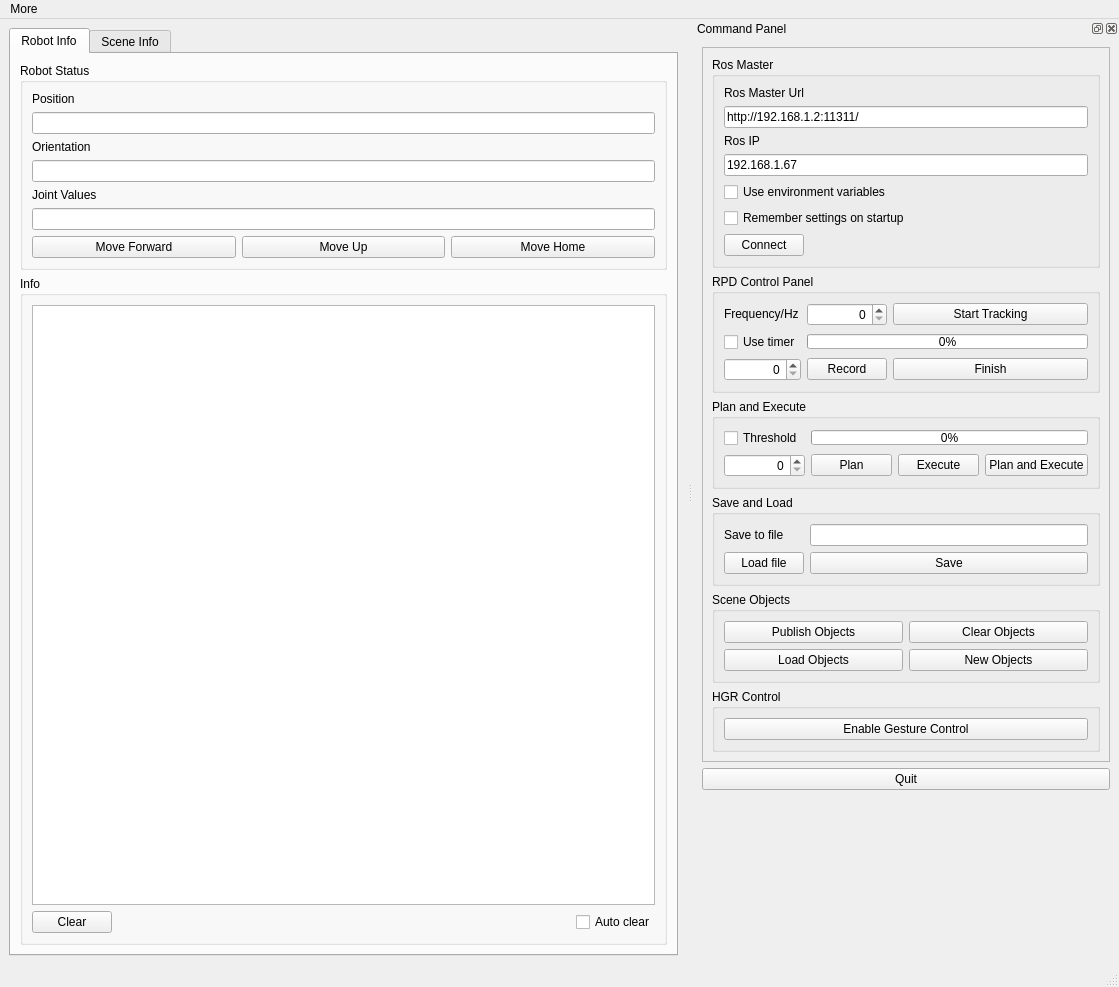
<?xml version="1.0" encoding="UTF-8"?>
<ui version="4.0">
 <class>MainWindowDesign</class>
 <widget class="QMainWindow" name="MainWindowDesign">
  <property name="geometry">
   <rect>
    <x>0</x>
    <y>0</y>
    <width>1119</width>
    <height>987</height>
   </rect>
  </property>
  <property name="windowTitle">
   <string>Simple RPD</string>
  </property>
  <property name="windowIcon">
   <iconset resource="../resources/images.qrc">
    <normaloff>:/images/icon.png</normaloff>:/images/icon.png</iconset>
  </property>
  <property name="locale">
   <locale language="English" country="Australia"/>
  </property>
  <widget class="QWidget" name="centralwidget">
   <layout class="QGridLayout" name="gridLayout_5">
    <item row="0" column="1">
     <widget class="QTabWidget" name="tab_manager">
      <property name="enabled">
       <bool>true</bool>
      </property>
      <property name="minimumSize">
       <size>
        <width>100</width>
        <height>0</height>
       </size>
      </property>
      <property name="layoutDirection">
       <enum>Qt::LeftToRight</enum>
      </property>
      <property name="locale">
       <locale language="English" country="Australia"/>
      </property>
      <property name="currentIndex">
       <number>0</number>
      </property>
      <property name="documentMode">
       <bool>false</bool>
      </property>
      <widget class="QWidget" name="tab_robot">
       <attribute name="title">
        <string>Robot Info</string>
       </attribute>
       <layout class="QVBoxLayout" name="verticalLayout_2">
        <item>
         <widget class="QGroupBox" name="groupBox_Robotstatus">
          <property name="sizePolicy">
           <sizepolicy hsizetype="Preferred" vsizetype="Fixed">
            <horstretch>0</horstretch>
            <verstretch>0</verstretch>
           </sizepolicy>
          </property>
          <property name="title">
           <string>Robot Status</string>
          </property>
          <layout class="QGridLayout" name="gridLayout_3">
           <item row="8" column="0">
            <widget class="QPushButton" name="pushButton_MF">
             <property name="sizePolicy">
              <sizepolicy hsizetype="Preferred" vsizetype="Preferred">
               <horstretch>0</horstretch>
               <verstretch>0</verstretch>
              </sizepolicy>
             </property>
             <property name="toolTip">
              <string>Move robot to &quot;forward&quot; position.</string>
             </property>
             <property name="statusTip">
              <string>Move robot to &quot;forward&quot; position.</string>
             </property>
             <property name="whatsThis">
              <string>Move robot to &quot;forward&quot; position.</string>
             </property>
             <property name="text">
              <string>Move Forward</string>
             </property>
            </widget>
           </item>
           <item row="3" column="0">
            <widget class="QLabel" name="label_4">
             <property name="text">
              <string>Orientation</string>
             </property>
            </widget>
           </item>
           <item row="5" column="0">
            <widget class="QLabel" name="label_5">
             <property name="text">
              <string>Joint Values</string>
             </property>
            </widget>
           </item>
           <item row="8" column="1">
            <widget class="QPushButton" name="pushButtonMU">
             <property name="toolTip">
              <string>Move robot to &quot;up&quot; position.</string>
             </property>
             <property name="statusTip">
              <string>Move robot to &quot;up&quot; position.</string>
             </property>
             <property name="whatsThis">
              <string>Move robot to &quot;up&quot; position.</string>
             </property>
             <property name="text">
              <string>Move Up</string>
             </property>
            </widget>
           </item>
           <item row="6" column="0" colspan="3">
            <widget class="QLineEdit" name="lineEdit_JointAngels">
             <property name="sizePolicy">
              <sizepolicy hsizetype="MinimumExpanding" vsizetype="Fixed">
               <horstretch>0</horstretch>
               <verstretch>0</verstretch>
              </sizepolicy>
             </property>
             <property name="readOnly">
              <bool>true</bool>
             </property>
            </widget>
           </item>
           <item row="1" column="0" colspan="3">
            <widget class="QLineEdit" name="lineEdit_Position">
             <property name="sizePolicy">
              <sizepolicy hsizetype="MinimumExpanding" vsizetype="Fixed">
               <horstretch>0</horstretch>
               <verstretch>0</verstretch>
              </sizepolicy>
             </property>
             <property name="readOnly">
              <bool>true</bool>
             </property>
            </widget>
           </item>
           <item row="4" column="0" colspan="3">
            <widget class="QLineEdit" name="lineEdit_Orientation">
             <property name="sizePolicy">
              <sizepolicy hsizetype="MinimumExpanding" vsizetype="Fixed">
               <horstretch>0</horstretch>
               <verstretch>0</verstretch>
              </sizepolicy>
             </property>
             <property name="readOnly">
              <bool>true</bool>
             </property>
            </widget>
           </item>
           <item row="8" column="2">
            <widget class="QPushButton" name="pushButton_MH">
             <property name="toolTip">
              <string>Move robot to &quot;home&quot; position.</string>
             </property>
             <property name="statusTip">
              <string>Move robot to &quot;home&quot; position.</string>
             </property>
             <property name="whatsThis">
              <string>Move robot to &quot;home&quot; position.</string>
             </property>
             <property name="text">
              <string>Move Home</string>
             </property>
            </widget>
           </item>
           <item row="0" column="0">
            <widget class="QLabel" name="label_3">
             <property name="text">
              <string>Position</string>
             </property>
            </widget>
           </item>
          </layout>
         </widget>
        </item>
        <item>
         <widget class="QGroupBox" name="groupBox_Robotinfo">
          <property name="sizePolicy">
           <sizepolicy hsizetype="MinimumExpanding" vsizetype="Preferred">
            <horstretch>0</horstretch>
            <verstretch>0</verstretch>
           </sizepolicy>
          </property>
          <property name="title">
           <string>Info</string>
          </property>
          <layout class="QGridLayout" name="gridLayout_2">
           <item row="1" column="5">
            <widget class="QCheckBox" name="checkBox_RAC">
             <property name="text">
              <string>Auto clear</string>
             </property>
            </widget>
           </item>
           <item row="0" column="0" colspan="6">
            <widget class="QListView" name="view_logging_RI">
             <property name="sizePolicy">
              <sizepolicy hsizetype="Expanding" vsizetype="Expanding">
               <horstretch>0</horstretch>
               <verstretch>0</verstretch>
              </sizepolicy>
             </property>
            </widget>
           </item>
           <item row="1" column="4">
            <spacer name="horizontalSpacer_2">
             <property name="orientation">
              <enum>Qt::Horizontal</enum>
             </property>
             <property name="sizeHint" stdset="0">
              <size>
               <width>40</width>
               <height>20</height>
              </size>
             </property>
            </spacer>
           </item>
           <item row="1" column="0" colspan="3">
            <widget class="QPushButton" name="pushButton_CR">
             <property name="sizePolicy">
              <sizepolicy hsizetype="Preferred" vsizetype="Preferred">
               <horstretch>0</horstretch>
               <verstretch>0</verstretch>
              </sizepolicy>
             </property>
             <property name="text">
              <string>Clear</string>
             </property>
            </widget>
           </item>
          </layout>
         </widget>
        </item>
       </layout>
      </widget>
      <widget class="QWidget" name="tab_scene">
       <attribute name="title">
        <string>Scene Info</string>
       </attribute>
       <layout class="QVBoxLayout" name="verticalLayout_4">
        <item>
         <widget class="QGroupBox" name="groupBox_Markerstatus">
          <property name="sizePolicy">
           <sizepolicy hsizetype="Preferred" vsizetype="Fixed">
            <horstretch>0</horstretch>
            <verstretch>0</verstretch>
           </sizepolicy>
          </property>
          <property name="title">
           <string>Marker Status</string>
          </property>
          <layout class="QVBoxLayout" name="verticalLayout_5">
           <item>
            <widget class="QLabel" name="label_6">
             <property name="text">
              <string>Position</string>
             </property>
            </widget>
           </item>
           <item>
            <widget class="QLineEdit" name="lineEdit_MP">
             <property name="readOnly">
              <bool>true</bool>
             </property>
            </widget>
           </item>
           <item>
            <widget class="QLabel" name="label_7">
             <property name="text">
              <string>Orientation</string>
             </property>
            </widget>
           </item>
           <item>
            <widget class="QLineEdit" name="lineEdit_MO">
             <property name="readOnly">
              <bool>true</bool>
             </property>
            </widget>
           </item>
          </layout>
         </widget>
        </item>
        <item>
         <widget class="QGroupBox" name="groupBox_Sceneinfo">
          <property name="title">
           <string>Info</string>
          </property>
          <layout class="QGridLayout" name="gridLayout_6">
           <item row="1" column="0">
            <widget class="QPushButton" name="pushButton_CS">
             <property name="text">
              <string>Clear</string>
             </property>
            </widget>
           </item>
           <item row="1" column="1">
            <spacer name="horizontalSpacer_3">
             <property name="orientation">
              <enum>Qt::Horizontal</enum>
             </property>
             <property name="sizeHint" stdset="0">
              <size>
               <width>40</width>
               <height>20</height>
              </size>
             </property>
            </spacer>
           </item>
           <item row="1" column="2">
            <widget class="QCheckBox" name="checkBox_SAC">
             <property name="text">
              <string>Auto clear</string>
             </property>
            </widget>
           </item>
           <item row="0" column="0" colspan="3">
            <widget class="QListView" name="view_logging_SI">
             <property name="sizePolicy">
              <sizepolicy hsizetype="Expanding" vsizetype="Expanding">
               <horstretch>0</horstretch>
               <verstretch>0</verstretch>
              </sizepolicy>
             </property>
            </widget>
           </item>
          </layout>
         </widget>
        </item>
       </layout>
      </widget>
     </widget>
    </item>
   </layout>
  </widget>
  <widget class="QMenuBar" name="menubar">
   <property name="geometry">
    <rect>
     <x>0</x>
     <y>0</y>
     <width>1119</width>
     <height>23</height>
    </rect>
   </property>
   <widget class="QMenu" name="menu_File">
    <property name="title">
     <string>More</string>
    </property>
    <addaction name="separator"/>
    <addaction name="actionAbout"/>
    <addaction name="actionAbout_Qt"/>
    <addaction name="separator"/>
    <addaction name="action_Quit"/>
   </widget>
   <addaction name="menu_File"/>
  </widget>
  <widget class="QStatusBar" name="statusbar"/>
  <widget class="QDockWidget" name="dock_status">
   <property name="sizePolicy">
    <sizepolicy hsizetype="Minimum" vsizetype="Preferred">
     <horstretch>0</horstretch>
     <verstretch>0</verstretch>
    </sizepolicy>
   </property>
   <property name="minimumSize">
    <size>
     <width>426</width>
     <height>941</height>
    </size>
   </property>
   <property name="allowedAreas">
    <set>Qt::RightDockWidgetArea</set>
   </property>
   <property name="windowTitle">
    <string>Command Panel</string>
   </property>
   <attribute name="dockWidgetArea">
    <number>2</number>
   </attribute>
   <widget class="QWidget" name="dockWidgetContents_2">
    <layout class="QVBoxLayout" name="verticalLayout">
     <item>
      <widget class="QFrame" name="frame">
       <property name="sizePolicy">
        <sizepolicy hsizetype="Minimum" vsizetype="Fixed">
         <horstretch>0</horstretch>
         <verstretch>0</verstretch>
        </sizepolicy>
       </property>
       <property name="frameShape">
        <enum>QFrame::StyledPanel</enum>
       </property>
       <property name="frameShadow">
        <enum>QFrame::Raised</enum>
       </property>
       <layout class="QVBoxLayout" name="verticalLayout_3">
        <item>
         <widget class="QGroupBox" name="groupBox_Rosmaster">
          <property name="sizePolicy">
           <sizepolicy hsizetype="Preferred" vsizetype="Fixed">
            <horstretch>0</horstretch>
            <verstretch>0</verstretch>
           </sizepolicy>
          </property>
          <property name="title">
           <string>Ros Master</string>
          </property>
          <layout class="QGridLayout" name="gridLayout">
           <item row="0" column="0">
            <widget class="QLabel" name="label">
             <property name="frameShape">
              <enum>QFrame::NoFrame</enum>
             </property>
             <property name="frameShadow">
              <enum>QFrame::Plain</enum>
             </property>
             <property name="text">
              <string>Ros Master Url</string>
             </property>
            </widget>
           </item>
           <item row="3" column="0" colspan="2">
            <widget class="QLineEdit" name="line_edit_host">
             <property name="text">
              <string>192.168.1.67</string>
             </property>
            </widget>
           </item>
           <item row="1" column="0" colspan="2">
            <widget class="QLineEdit" name="line_edit_master">
             <property name="text">
              <string>http://192.168.1.2:11311/</string>
             </property>
            </widget>
           </item>
           <item row="6" column="0" colspan="2">
            <widget class="QCheckBox" name="checkbox_remember_settings">
             <property name="layoutDirection">
              <enum>Qt::LeftToRight</enum>
             </property>
             <property name="text">
              <string>Remember settings on startup</string>
             </property>
            </widget>
           </item>
           <item row="2" column="0">
            <widget class="QLabel" name="label_2">
             <property name="frameShape">
              <enum>QFrame::NoFrame</enum>
             </property>
             <property name="frameShadow">
              <enum>QFrame::Plain</enum>
             </property>
             <property name="text">
              <string>Ros IP</string>
             </property>
            </widget>
           </item>
           <item row="5" column="0" colspan="2">
            <widget class="QCheckBox" name="checkbox_use_environment">
             <property name="layoutDirection">
              <enum>Qt::LeftToRight</enum>
             </property>
             <property name="text">
              <string>Use environment variables</string>
             </property>
            </widget>
           </item>
           <item row="7" column="0">
            <widget class="QPushButton" name="button_connect">
             <property name="enabled">
              <bool>true</bool>
             </property>
             <property name="sizePolicy">
              <sizepolicy hsizetype="Preferred" vsizetype="Fixed">
               <horstretch>0</horstretch>
               <verstretch>0</verstretch>
              </sizepolicy>
             </property>
             <property name="toolTip">
              <string>Connect to Ros Master</string>
             </property>
             <property name="statusTip">
              <string>Connect to Ros Master</string>
             </property>
             <property name="whatsThis">
              <string>Connect to Ros Master</string>
             </property>
             <property name="text">
              <string>Connect</string>
             </property>
            </widget>
           </item>
           <item row="7" column="1">
            <spacer name="horizontalSpacer">
             <property name="orientation">
              <enum>Qt::Horizontal</enum>
             </property>
             <property name="sizeHint" stdset="0">
              <size>
               <width>40</width>
               <height>20</height>
              </size>
             </property>
            </spacer>
           </item>
          </layout>
         </widget>
        </item>
        <item>
         <widget class="QGroupBox" name="groupBox_RPDcontrolPanel">
          <property name="sizePolicy">
           <sizepolicy hsizetype="Preferred" vsizetype="Fixed">
            <horstretch>0</horstretch>
            <verstretch>0</verstretch>
           </sizepolicy>
          </property>
          <property name="title">
           <string>RPD Control Panel</string>
          </property>
          <layout class="QGridLayout" name="gridLayout_4">
           <item row="2" column="1" colspan="4">
            <widget class="QProgressBar" name="progressBar_T">
             <property name="sizePolicy">
              <sizepolicy hsizetype="Preferred" vsizetype="Fixed">
               <horstretch>0</horstretch>
               <verstretch>0</verstretch>
              </sizepolicy>
             </property>
             <property name="maximumSize">
              <size>
               <width>16777215</width>
               <height>15</height>
              </size>
             </property>
             <property name="value">
              <number>0</number>
             </property>
             <property name="textVisible">
              <bool>true</bool>
             </property>
            </widget>
           </item>
           <item row="2" column="0">
            <widget class="QCheckBox" name="checkBox_UT">
             <property name="sizePolicy">
              <sizepolicy hsizetype="Preferred" vsizetype="Fixed">
               <horstretch>0</horstretch>
               <verstretch>0</verstretch>
              </sizepolicy>
             </property>
             <property name="toolTip">
              <string>Use timer to stop the recording.</string>
             </property>
             <property name="statusTip">
              <string>Use timer to stop the recording.</string>
             </property>
             <property name="whatsThis">
              <string>Use timer to stop the recording.</string>
             </property>
             <property name="text">
              <string>Use timer</string>
             </property>
            </widget>
           </item>
           <item row="1" column="2" colspan="3">
            <widget class="QPushButton" name="pushButton_ST">
             <property name="sizePolicy">
              <sizepolicy hsizetype="Expanding" vsizetype="Fixed">
               <horstretch>0</horstretch>
               <verstretch>0</verstretch>
              </sizepolicy>
             </property>
             <property name="toolTip">
              <string>Start/Stop tracking marker.</string>
             </property>
             <property name="statusTip">
              <string>Start/Stop tracking marker.</string>
             </property>
             <property name="whatsThis">
              <string>Start/Stop tracking marker.</string>
             </property>
             <property name="text">
              <string>Start Tracking</string>
             </property>
             <property name="shortcut">
              <string>Ctrl+T</string>
             </property>
             <property name="checkable">
              <bool>true</bool>
             </property>
            </widget>
           </item>
           <item row="1" column="1">
            <widget class="QSpinBox" name="spinBox_Fre">
             <property name="sizePolicy">
              <sizepolicy hsizetype="Preferred" vsizetype="Fixed">
               <horstretch>0</horstretch>
               <verstretch>0</verstretch>
              </sizepolicy>
             </property>
             <property name="toolTip">
              <string>Set frequency.</string>
             </property>
             <property name="statusTip">
              <string>Set frequency.</string>
             </property>
             <property name="whatsThis">
              <string>Set frequency.</string>
             </property>
             <property name="layoutDirection">
              <enum>Qt::LeftToRight</enum>
             </property>
             <property name="alignment">
              <set>Qt::AlignRight|Qt::AlignTrailing|Qt::AlignVCenter</set>
             </property>
             <property name="maximum">
              <number>9999</number>
             </property>
            </widget>
           </item>
           <item row="1" column="0">
            <widget class="QLabel" name="label_9">
             <property name="sizePolicy">
              <sizepolicy hsizetype="Preferred" vsizetype="Fixed">
               <horstretch>0</horstretch>
               <verstretch>0</verstretch>
              </sizepolicy>
             </property>
             <property name="text">
              <string>Frequency/Hz</string>
             </property>
            </widget>
           </item>
           <item row="4" column="0">
            <widget class="QSpinBox" name="spinBox_CD">
             <property name="sizePolicy">
              <sizepolicy hsizetype="Preferred" vsizetype="Fixed">
               <horstretch>0</horstretch>
               <verstretch>0</verstretch>
              </sizepolicy>
             </property>
             <property name="minimumSize">
              <size>
               <width>0</width>
               <height>0</height>
              </size>
             </property>
             <property name="toolTip">
              <string>Count down in seconds.</string>
             </property>
             <property name="statusTip">
              <string>Count down in seconds.</string>
             </property>
             <property name="whatsThis">
              <string>Count down in seconds.</string>
             </property>
             <property name="alignment">
              <set>Qt::AlignRight|Qt::AlignTrailing|Qt::AlignVCenter</set>
             </property>
             <property name="maximum">
              <number>99999</number>
             </property>
            </widget>
           </item>
           <item row="4" column="1">
            <widget class="QPushButton" name="pushButton_R">
             <property name="sizePolicy">
              <sizepolicy hsizetype="Preferred" vsizetype="Fixed">
               <horstretch>0</horstretch>
               <verstretch>0</verstretch>
              </sizepolicy>
             </property>
             <property name="toolTip">
              <string>Start/Stop recording.</string>
             </property>
             <property name="statusTip">
              <string>Start/Stop recording.</string>
             </property>
             <property name="whatsThis">
              <string>Start/Stop recording.</string>
             </property>
             <property name="text">
              <string>Record</string>
             </property>
             <property name="shortcut">
              <string>Ctrl+R</string>
             </property>
             <property name="checkable">
              <bool>true</bool>
             </property>
            </widget>
           </item>
           <item row="4" column="2" colspan="3">
            <widget class="QPushButton" name="pushButton_F">
             <property name="sizePolicy">
              <sizepolicy hsizetype="Preferred" vsizetype="Fixed">
               <horstretch>0</horstretch>
               <verstretch>0</verstretch>
              </sizepolicy>
             </property>
             <property name="toolTip">
              <string>Finsih/Restart.</string>
             </property>
             <property name="statusTip">
              <string>Finsih/Restart.</string>
             </property>
             <property name="whatsThis">
              <string>Finsih/Restart.</string>
             </property>
             <property name="text">
              <string>Finish</string>
             </property>
             <property name="shortcut">
              <string>Ctrl+F</string>
             </property>
             <property name="checkable">
              <bool>true</bool>
             </property>
            </widget>
           </item>
          </layout>
         </widget>
        </item>
        <item>
         <widget class="QGroupBox" name="groupBox_PE">
          <property name="sizePolicy">
           <sizepolicy hsizetype="Preferred" vsizetype="Fixed">
            <horstretch>0</horstretch>
            <verstretch>0</verstretch>
           </sizepolicy>
          </property>
          <property name="toolTip">
           <string>Save Trajectory.</string>
          </property>
          <property name="statusTip">
           <string>Save Trajectory.</string>
          </property>
          <property name="whatsThis">
           <string>Save Trajectory.</string>
          </property>
          <property name="title">
           <string>Plan and Execute</string>
          </property>
          <layout class="QGridLayout" name="gridLayout_8">
           <item row="0" column="0">
            <widget class="QCheckBox" name="checkBox_Threshod">
             <property name="sizePolicy">
              <sizepolicy hsizetype="Preferred" vsizetype="Fixed">
               <horstretch>0</horstretch>
               <verstretch>0</verstretch>
              </sizepolicy>
             </property>
             <property name="toolTip">
              <string>Planning index threshod.</string>
             </property>
             <property name="statusTip">
              <string>Planning index threshod.</string>
             </property>
             <property name="whatsThis">
              <string>Planning index threshod.</string>
             </property>
             <property name="text">
              <string>Threshold</string>
             </property>
            </widget>
           </item>
           <item row="1" column="1">
            <widget class="QPushButton" name="pushButton_P">
             <property name="sizePolicy">
              <sizepolicy hsizetype="Preferred" vsizetype="Fixed">
               <horstretch>0</horstretch>
               <verstretch>0</verstretch>
              </sizepolicy>
             </property>
             <property name="toolTip">
              <string>Plan.</string>
             </property>
             <property name="statusTip">
              <string>Plan.</string>
             </property>
             <property name="whatsThis">
              <string>Plan.</string>
             </property>
             <property name="text">
              <string>Plan</string>
             </property>
             <property name="shortcut">
              <string>Ctrl+P</string>
             </property>
            </widget>
           </item>
           <item row="1" column="0">
            <widget class="QSpinBox" name="spinBox_Rate">
             <property name="sizePolicy">
              <sizepolicy hsizetype="Preferred" vsizetype="Fixed">
               <horstretch>0</horstretch>
               <verstretch>0</verstretch>
              </sizepolicy>
             </property>
             <property name="toolTip">
              <string>Minimum completed rate.</string>
             </property>
             <property name="statusTip">
              <string>Minimum completed rate.</string>
             </property>
             <property name="whatsThis">
              <string>Minimum completed rate.</string>
             </property>
             <property name="alignment">
              <set>Qt::AlignRight|Qt::AlignTrailing|Qt::AlignVCenter</set>
             </property>
            </widget>
           </item>
           <item row="0" column="1" colspan="3">
            <widget class="QProgressBar" name="progressBar_R">
             <property name="sizePolicy">
              <sizepolicy hsizetype="Preferred" vsizetype="Fixed">
               <horstretch>0</horstretch>
               <verstretch>0</verstretch>
              </sizepolicy>
             </property>
             <property name="maximumSize">
              <size>
               <width>16777215</width>
               <height>15</height>
              </size>
             </property>
             <property name="maximum">
              <number>100</number>
             </property>
             <property name="value">
              <number>0</number>
             </property>
             <property name="textVisible">
              <bool>true</bool>
             </property>
             <property name="textDirection">
              <enum>QProgressBar::TopToBottom</enum>
             </property>
             <property name="format">
              <string>%p%</string>
             </property>
            </widget>
           </item>
           <item row="1" column="3">
            <widget class="QPushButton" name="pushButton_PE">
             <property name="text">
              <string>Plan and Execute</string>
             </property>
            </widget>
           </item>
           <item row="1" column="2">
            <widget class="QPushButton" name="pushButton_E">
             <property name="sizePolicy">
              <sizepolicy hsizetype="Preferred" vsizetype="Fixed">
               <horstretch>0</horstretch>
               <verstretch>0</verstretch>
              </sizepolicy>
             </property>
             <property name="toolTip">
              <string>Execute.</string>
             </property>
             <property name="statusTip">
              <string>Execute.</string>
             </property>
             <property name="whatsThis">
              <string>Execute.</string>
             </property>
             <property name="text">
              <string>Execute</string>
             </property>
             <property name="shortcut">
              <string>Ctrl+E</string>
             </property>
            </widget>
           </item>
          </layout>
         </widget>
        </item>
        <item>
         <widget class="QGroupBox" name="groupBox_SL">
          <property name="sizePolicy">
           <sizepolicy hsizetype="Preferred" vsizetype="Fixed">
            <horstretch>0</horstretch>
            <verstretch>0</verstretch>
           </sizepolicy>
          </property>
          <property name="title">
           <string>Save and Load</string>
          </property>
          <layout class="QGridLayout" name="gridLayout_9">
           <item row="0" column="0">
            <widget class="QLabel" name="label_8">
             <property name="text">
              <string>Save to file</string>
             </property>
            </widget>
           </item>
           <item row="0" column="1">
            <widget class="QLineEdit" name="lineEdit_Path">
             <property name="toolTip">
              <string>Path to file.</string>
             </property>
             <property name="statusTip">
              <string>Path to file.</string>
             </property>
             <property name="whatsThis">
              <string>Path to file.</string>
             </property>
            </widget>
           </item>
           <item row="1" column="0">
            <widget class="QPushButton" name="pushButton_LF">
             <property name="toolTip">
              <string>Load trajectory from file.</string>
             </property>
             <property name="statusTip">
              <string>Load trajectory from file.</string>
             </property>
             <property name="whatsThis">
              <string>Load trajectory from file.</string>
             </property>
             <property name="text">
              <string>Load file</string>
             </property>
             <property name="shortcut">
              <string>Ctrl+L</string>
             </property>
            </widget>
           </item>
           <item row="1" column="1">
            <widget class="QPushButton" name="pushButton_S">
             <property name="toolTip">
              <string>Save Trajectory.</string>
             </property>
             <property name="statusTip">
              <string>Save Trajectory.</string>
             </property>
             <property name="whatsThis">
              <string>Save Trajectory.</string>
             </property>
             <property name="text">
              <string>Save</string>
             </property>
             <property name="shortcut">
              <string>Ctrl+S</string>
             </property>
            </widget>
           </item>
          </layout>
         </widget>
        </item>
        <item>
         <widget class="QGroupBox" name="groupBox_Sceneobjects">
          <property name="sizePolicy">
           <sizepolicy hsizetype="Preferred" vsizetype="Fixed">
            <horstretch>0</horstretch>
            <verstretch>0</verstretch>
           </sizepolicy>
          </property>
          <property name="title">
           <string>Scene Objects</string>
          </property>
          <layout class="QGridLayout" name="gridLayout_7">
           <item row="0" column="1">
            <widget class="QPushButton" name="pushButton_CO">
             <property name="sizePolicy">
              <sizepolicy hsizetype="Preferred" vsizetype="Fixed">
               <horstretch>0</horstretch>
               <verstretch>0</verstretch>
              </sizepolicy>
             </property>
             <property name="toolTip">
              <string>Clear Objects</string>
             </property>
             <property name="statusTip">
              <string>Clear Objects</string>
             </property>
             <property name="whatsThis">
              <string>Clear Objects</string>
             </property>
             <property name="text">
              <string>Clear Objects</string>
             </property>
            </widget>
           </item>
           <item row="0" column="0">
            <widget class="QPushButton" name="pushButton_PO">
             <property name="sizePolicy">
              <sizepolicy hsizetype="Preferred" vsizetype="Fixed">
               <horstretch>0</horstretch>
               <verstretch>0</verstretch>
              </sizepolicy>
             </property>
             <property name="toolTip">
              <string>Publish Objects</string>
             </property>
             <property name="statusTip">
              <string>Publish Objects</string>
             </property>
             <property name="whatsThis">
              <string>Publish Objects</string>
             </property>
             <property name="text">
              <string>Publish Objects</string>
             </property>
            </widget>
           </item>
           <item row="1" column="0">
            <widget class="QPushButton" name="pushButton_LO">
             <property name="text">
              <string>Load Objects</string>
             </property>
            </widget>
           </item>
           <item row="1" column="1">
            <widget class="QPushButton" name="pushButton_NO">
             <property name="toolTip">
              <string>Add new objects.</string>
             </property>
             <property name="statusTip">
              <string>Add new objects.</string>
             </property>
             <property name="whatsThis">
              <string>Add new objects.</string>
             </property>
             <property name="text">
              <string>New Objects</string>
             </property>
            </widget>
           </item>
          </layout>
         </widget>
        </item>
        <item>
         <widget class="QGroupBox" name="groupBox_hgr">
          <property name="sizePolicy">
           <sizepolicy hsizetype="Preferred" vsizetype="Fixed">
            <horstretch>0</horstretch>
            <verstretch>0</verstretch>
           </sizepolicy>
          </property>
          <property name="title">
           <string>HGR Control</string>
          </property>
          <layout class="QVBoxLayout" name="verticalLayout_6">
           <item>
            <widget class="QPushButton" name="pushButton_EGC">
             <property name="text">
              <string>Enable Gesture Control</string>
             </property>
             <property name="checkable">
              <bool>true</bool>
             </property>
            </widget>
           </item>
          </layout>
         </widget>
        </item>
       </layout>
      </widget>
     </item>
     <item>
      <widget class="QPushButton" name="quit_button">
       <property name="sizePolicy">
        <sizepolicy hsizetype="MinimumExpanding" vsizetype="Preferred">
         <horstretch>0</horstretch>
         <verstretch>0</verstretch>
        </sizepolicy>
       </property>
       <property name="toolTip">
        <string>Shut down.</string>
       </property>
       <property name="statusTip">
        <string>Shut down.</string>
       </property>
       <property name="whatsThis">
        <string>Shut down.</string>
       </property>
       <property name="text">
        <string>Quit</string>
       </property>
      </widget>
     </item>
     <item>
      <spacer name="verticalSpacer">
       <property name="orientation">
        <enum>Qt::Vertical</enum>
       </property>
       <property name="sizeHint" stdset="0">
        <size>
         <width>20</width>
         <height>40</height>
        </size>
       </property>
      </spacer>
     </item>
    </layout>
   </widget>
  </widget>
  <action name="action_Quit">
   <property name="text">
    <string>&amp;Quit</string>
   </property>
   <property name="shortcut">
    <string>Ctrl+Q</string>
   </property>
   <property name="shortcutContext">
    <enum>Qt::ApplicationShortcut</enum>
   </property>
  </action>
  <action name="actionAbout">
   <property name="text">
    <string>&amp;About</string>
   </property>
  </action>
  <action name="actionAbout_Qt">
   <property name="text">
    <string>About &amp;Qt</string>
   </property>
  </action>
 </widget>
 <resources>
  <include location="../resources/images.qrc"/>
 </resources>
 <connections>
  <connection>
   <sender>action_Quit</sender>
   <signal>triggered()</signal>
   <receiver>MainWindowDesign</receiver>
   <slot>close()</slot>
   <hints>
    <hint type="sourcelabel">
     <x>-1</x>
     <y>-1</y>
    </hint>
    <hint type="destinationlabel">
     <x>399</x>
     <y>299</y>
    </hint>
   </hints>
  </connection>
  <connection>
   <sender>quit_button</sender>
   <signal>clicked()</signal>
   <receiver>MainWindowDesign</receiver>
   <slot>close()</slot>
   <hints>
    <hint type="sourcelabel">
     <x>859</x>
     <y>552</y>
    </hint>
    <hint type="destinationlabel">
     <x>469</x>
     <y>299</y>
    </hint>
   </hints>
  </connection>
 </connections>
</ui>
